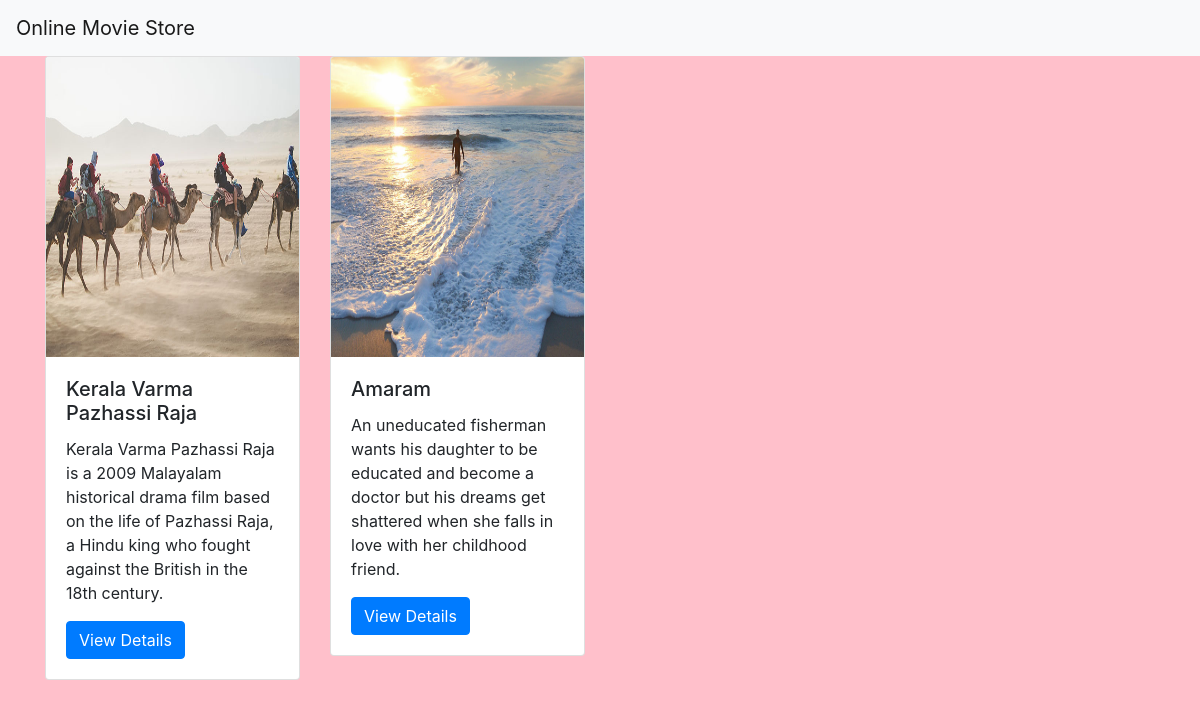
The page / on the database its author committed.
### movieapp/models.py (models this page shows)
class Movie(models.Model):
    name=models.CharField(max_length=250)
    desc=models.TextField()
    year=models.IntegerField()
    image=models.ImageField(upload_to='downloads')

### movieapp/views.py (the view)
# urls.py: path('', views.index,name='index'),
def index(request):
    movie=Movie.objects.all()
    context={
        'movie_list':movie
    }
    return render(request,"index.html",context)

### templates/index.html
{% extends 'base.html' %}
{% block body %}
<div class="container">
    <div class="row">
        {% for i in movie_list %}
        <div class="col-md-3">
            <div class="card">
  <img src="{{i.image.url}}" class="card-img-top"  alt="..." width="100" height="300">
  <div class="card-body">
    <h5 class="card-title">{{i.name}}</h5>
    <p class="card-text">{{i.desc}}</p>
    <a href="{% url 'movieapp:detail' i.id %}" class="btn btn-primary">View Details</a>
  </div>
</div>
        </div>
        {% endfor %}
    </div>
</div>
{% endblock %}

### templates/base.html (shortened to what this page needs)
{% load static %}
<!DOCTYPE html>
<html lang="en">
<head>
    <link rel="stylesheet" href="https://cdn.jsdelivr.net/npm/bootstrap@4.0.0/dist/css/bootstrap.min.css">
    <link rel="stylesheet" href="{% static 'style.css' %}">
</head>
<body>
<nav class="navbar navbar-light bg-light">
  <a class="navbar-brand" href="#">
    Online Movie Store
  </a>
</nav>
{% block body %}
{% endblock %}
</body>
</html>

### static/style.css (style rules this page uses)
body { background-color:pink; }

### rows shown on the page
Movie: image (picture), name "Kerala Varma Pazhassi Raja", desc "Kerala Varma Pazhassi Raja is a 2009 Malayalam historical drama film based on the life of Pazhassi Raja, a Hindu king who fought against the British in the 18th century."
Movie: image (picture), name "Amaram", desc "An uneducated fisherman wants his daughter to be educated and become a doctor but his dreams get shattered when she falls in love with her childhood friend."
